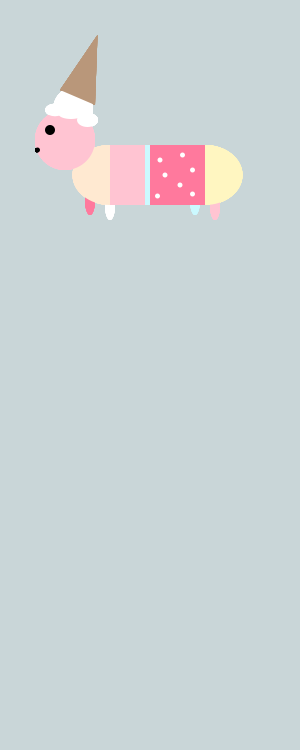
Frame 1 (no input)
Frame 60 (the mouse pressed at the canvas centre just before this capture): identical to frame 1, image omitted
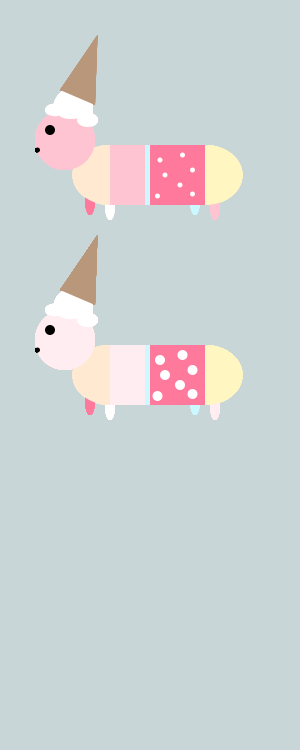
Frame 120 (the mouse held since frame 60 and released just before this capture)

The Processing sketch that drew these frames (run headless with seeded random() and noise(); from frame 60 on, the mouse is pressed at the canvas centre):

// Processing sketch: processing_136066
// ── processing_136066.pde

// Pink Ice Cream Inspired Dachshund 

/* Credits 
Processing Forum "Rollover to change shape" 
Screen name:amnon.owed 
Modified code provided */

// Global Variables 
 int p= 255;
 int n= 196;
 int k= 210;
 //Main Color Pink = p,n,k 

 int a= 10; //SPOTS 
 int w= 255; //SPOTS COLOR

//Time
 int T1 = 2000;
 int T2 = 5000;
 
void setup() {
size(300,750);
background(201,214,216);
smooth();
noStroke();
for (int x = 10; x< 350; x = x+50)
Dachshund(10,50);
}

void draw() {
  
  int CT = millis();
  if(CT > T1){
    Dachshund(10,450);
  } 
  if(CT > T2){
   Dachshund(10,880);
   }
 
}
  
void Dachshund(int x, int y){
  pushMatrix();
  scale(0.5);
  translate(x,y);
  
//HAT
fill(255);
ellipse(136,170,80,90);

//Tail
//fill(p,n,k);
//arc(560, 290, 210, 120, PI, PI+QUARTER_PI, CHORD);

//LEGS
fill(255);
ellipse(210,360,20,60);
fill(255,121,157);
ellipse(170,350,20,60);
fill(p,n,k);
ellipse(420,360,20,60);
fill(203,249,255);
ellipse(380,350,20,60);

//BODY
if (mouseX > 10 && mouseX < 290 && mouseY > 350 && mouseY < 600) {
  n= 237;
  k= 241;
} else {
  n= 196;
  k= 210;
} //Change body color
fill(255,233,209);
ellipse(210,300,150,120);
fill(255,246,193);
ellipse(400,300,150,120);
fill(p,n,k);
rect(210,240,80,120);
fill(203,249,255);
rect(280,240,10,120);
fill(255,121,157);
rect(290,240,110,120);


//FACE
fill(p,n,k);
ellipse(120,230,120,120);

//EAR
//fill(255,233,209);
//arc(140, 220, 60, 120, 0, PI+QUARTER_PI, CHORD);

//EYE
fill(0);
ellipse(90,210,20,20);

//NOSE
ellipse(65,250,10,10);

//Spots
fill(w,255,w);
if (mouseX > 100 && mouseX < 300 && mouseY > 350 && mouseY < 600) {
  a= 20;
} else {
  a= 10;
} //Change spot size

ellipse(310,270,a,a);
ellipse(375,290,a,a);
ellipse(305,342,a,a);
ellipse(350,320,a,a);
ellipse(375,338,a,a);
ellipse(320,300,a,a);
ellipse(355,260,a,a);

//Hat Front
fill(255);
ellipse(165,190,42,28);
ellipse(100,170,39,25);
ellipse(132,178,50,20);

//CONE
fill(185,151,122);
triangle(110,130,185,20,180,160);
popMatrix();
}

  
